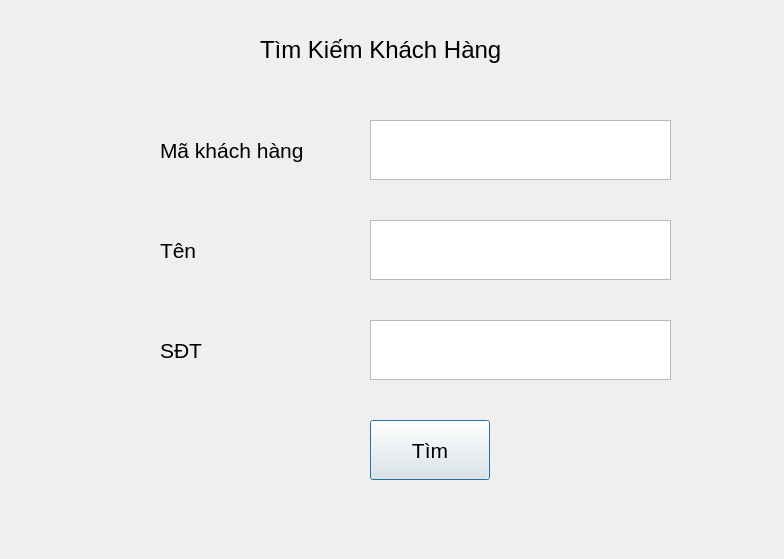
<?xml version="1.0" encoding="UTF-8"?>
<ui version="4.0">
 <class>Dialog</class>
 <widget class="QDialog" name="Dialog">
  <property name="geometry">
   <rect>
    <x>0</x>
    <y>0</y>
    <width>784</width>
    <height>559</height>
   </rect>
  </property>
  <property name="font">
   <font>
    <family>MS Shell Dlg 2</family>
    <pointsize>16</pointsize>
   </font>
  </property>
  <property name="windowTitle">
   <string>Dialog</string>
  </property>
  <widget class="QLabel" name="label">
   <property name="geometry">
    <rect>
     <x>160</x>
     <y>130</y>
     <width>200</width>
     <height>40</height>
    </rect>
   </property>
   <property name="font">
    <font>
     <pointsize>16</pointsize>
    </font>
   </property>
   <property name="text">
    <string>Mã khách hàng</string>
   </property>
  </widget>
  <widget class="QTextEdit" name="textEdit">
   <property name="geometry">
    <rect>
     <x>370</x>
     <y>120</y>
     <width>301</width>
     <height>60</height>
    </rect>
   </property>
  </widget>
  <widget class="QLabel" name="label_2">
   <property name="geometry">
    <rect>
     <x>160</x>
     <y>230</y>
     <width>200</width>
     <height>40</height>
    </rect>
   </property>
   <property name="font">
    <font>
     <pointsize>16</pointsize>
    </font>
   </property>
   <property name="text">
    <string>Tên</string>
   </property>
  </widget>
  <widget class="QTextEdit" name="textEdit_2">
   <property name="geometry">
    <rect>
     <x>370</x>
     <y>220</y>
     <width>301</width>
     <height>60</height>
    </rect>
   </property>
  </widget>
  <widget class="QLabel" name="label_3">
   <property name="geometry">
    <rect>
     <x>160</x>
     <y>330</y>
     <width>201</width>
     <height>40</height>
    </rect>
   </property>
   <property name="font">
    <font>
     <pointsize>16</pointsize>
    </font>
   </property>
   <property name="text">
    <string>SĐT</string>
   </property>
  </widget>
  <widget class="QTextEdit" name="textEdit_3">
   <property name="geometry">
    <rect>
     <x>370</x>
     <y>320</y>
     <width>301</width>
     <height>60</height>
    </rect>
   </property>
  </widget>
  <widget class="QPushButton" name="pushButton">
   <property name="geometry">
    <rect>
     <x>370</x>
     <y>420</y>
     <width>120</width>
     <height>60</height>
    </rect>
   </property>
   <property name="text">
    <string>Tìm</string>
   </property>
  </widget>
  <widget class="QLabel" name="label_5">
   <property name="geometry">
    <rect>
     <x>260</x>
     <y>30</y>
     <width>301</width>
     <height>40</height>
    </rect>
   </property>
   <property name="font">
    <font>
     <pointsize>18</pointsize>
    </font>
   </property>
   <property name="text">
    <string>Tìm Kiếm Khách Hàng</string>
   </property>
  </widget>
 </widget>
 <resources/>
 <connections/>
</ui>
